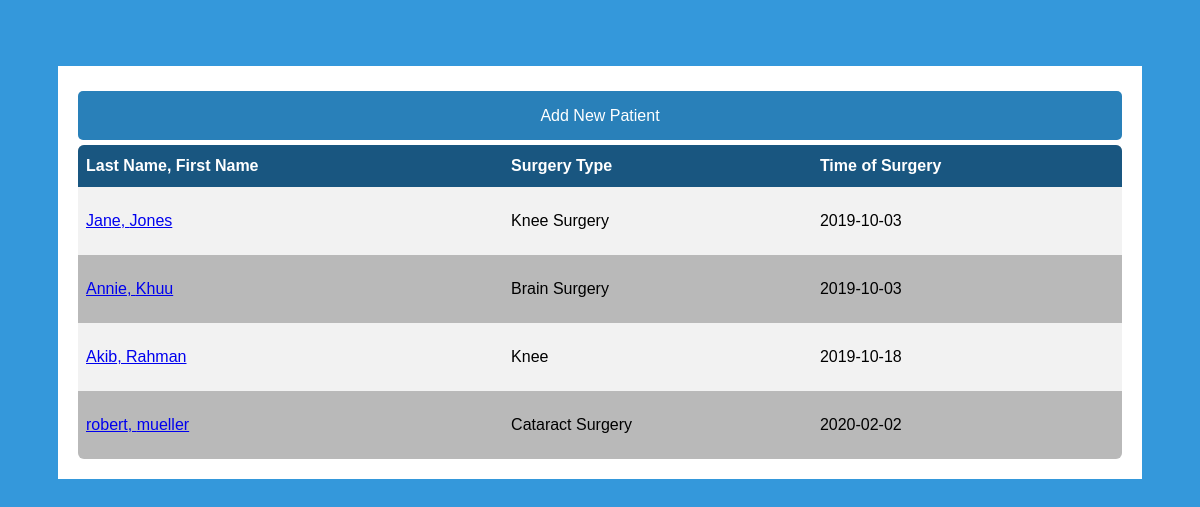
Before: /doctordashboard with the older database file.
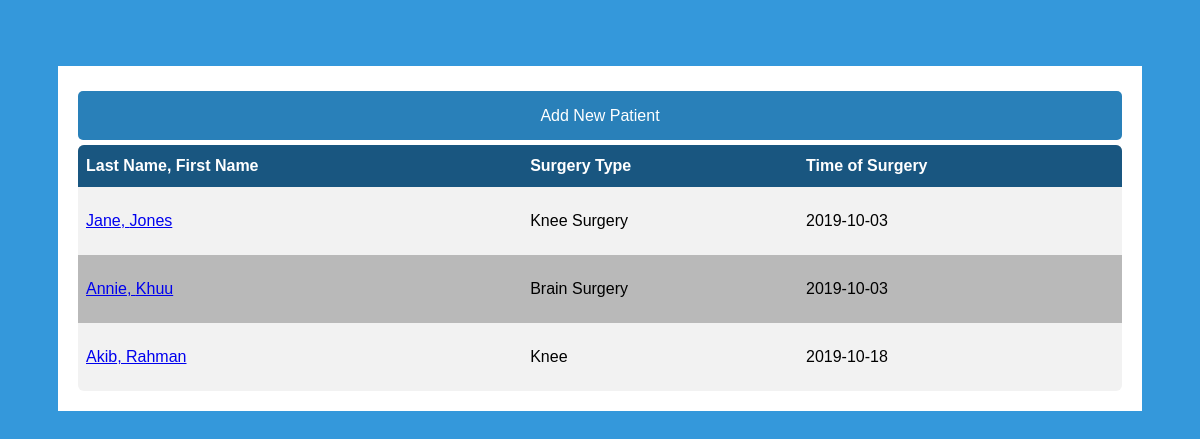
After: the same page with the newer database file.
### app/models.py (models this page shows, shortened)
class User(UserMixin,db.Model):
    id = db.Column(db.Integer, primary_key=True)
    email = db.Column(db.String(64))
    password = db.Column(db.String(128))
    isDoctor = db.Column(db.Boolean)

class Patient(User):
    id = db.Column(db.Integer, db.ForeignKey('user.id'), primary_key=True)
    firstName = db.Column(db.String(64))
    lastName = db.Column(db.String(64))
    phoneNumber = db.Column(db.String(64))
    operation = db.Column(db.String(64))
    operationDate = db.Column(db.Date)
    prescriptionMed = db.Column(db.String(64))
    prescriptionDosage = db.Column(db.Float)
    priorOpioid = db.Column(db.Boolean)
    onAntidepressants = db.Column(db.Boolean)
    addictionRisk = db.Column(db.Integer)
    notes = db.Column(db.String(1000))
    checkins = db.relationship("CheckIn", backref="patient", lazy='dynamic')

### app/routes.py (the view)
@app.route('/doctordashboard')
def doctorDashBoard():
    patients=Patient.query.all()
    return render_template("doctordashboard.html",patients=patients)

### app/templates/doctordashboard.html
<link type="text/css" rel="stylesheet" href="static/css/doctordashboard.css" >
{% extends 'base.html' %}
{% block page %}
<div class="doctordashboard">
    <div class="doctordashboard-screen">
            <div class="addnewpatient">
                    <a  href="{{ url_for('addNewPatient') }}">Add New Patient</a>
            </div>
            <table id="customers">
                <tr>
                    <th>Last Name, First Name</th>
                    <th>Surgery Type</th>
                    <th>Time of Surgery</th>
                </tr>
                {%for patient in patients%}
                    <tr>
                        <td><a href="{{ url_for('detailedPatientInfo', patientid=patient.id) }}">{{patient.firstName}}, {{patient.lastName}}</a></td>
                        <td>{{patient.operation}}</td>
                        <td>{{patient.operationDate}}</td>
                    </tr>
                {%endfor%}
            </table>
    </div>
</div>
{%endblock%}

### app/templates/base.html (shortened to what this page needs)
<!DOCTYPE html>
<html lang="en">
  <head>
    <link type="text/css" rel="stylesheet" href="/static/css/login.css" >
    <link rel="stylesheet" href="https://cdnjs.cloudflare.com/ajax/libs/font-awesome/4.7.0/css/font-awesome.min.css">
  </head>
  <body >
      <div id='container' class="container body-content">
          {% block page%}{% endblock %}
      </div>
  </body>
</html>

### app/static/css/doctordashboard.css (style rules this page uses)
.doctordashboard { margin: 8px auto; width:100%; }
.doctordashboard-screen { background-color: #FFF; padding: 20px; border-radius: 5px width }
#customers { font-family: "Trebuchet MS", Arial, Helvetica, sans-serif; border-collapse: collapse; width: 100%; }
table { border-collapse: separate; border-spacing: 0; min-width: 350px; }
table tr th, table tr td { border-right: 1px solid #bbb; border-bottom: 1px solid #bbb; padding: 5px; }
table tr th:first-child, table tr th:last-child { border-top:solid 1px #bbb; }
table tr th:first-child, table tr td:first-child { border-left: 1px solid #bbb; }
table tr th { background: #eee; text-align: left; }
table tr:first-child th:first-child, table.Info tr:first-child td:first-child { border-top-left-radius: 6px; }
table tr:first-child th:last-child, table.Info tr:first-child td:last-child { border-top-right-radius: 6px; }
table tr:last-child td:first-child { border-bottom-left-radius: 6px; }
table tr:last-child td:last-child { border-bottom-right-radius: 6px; }
#customers td, #customers th { border: none; padding: 25px 8px 25px 8px; }
#customers tr:nth-child(even) { background-color: #f2f2f2; }
#customers tr:nth-child(odd) { background-color: #b9b9b9; }
#customers th { padding-top: 12px; padding-bottom: 12px; text-align: left; background-color: #195680; color: white; }
.addnewpatient { margin-top:5px; margin-bottom: 5px; }
.addnewpatient a { border: 2px solid transparent; background: #3498DB; color: #ffffff; font-size: 16px; line-height: 25px; padding: 10px 0; text-decoration: none; text-shadow: none; border-radius: 5px; box-shadow: none; transition: 0.25s; display: block; width: auto; margin: 0 auto; text-align: center; }
.addnewpatient a { background-color: #2980B9; }

### app/static/css/login.css (style rules this page uses)
* { box-sizing: border-box; }
body { font-family: Arial; background-color: #3498DB; padding: 50px; }

Changed rows visible on the page:
removed Patient: firstName "robert", lastName "mueller", operation "Cataract Surgery", operationDate "2020-02-02"
